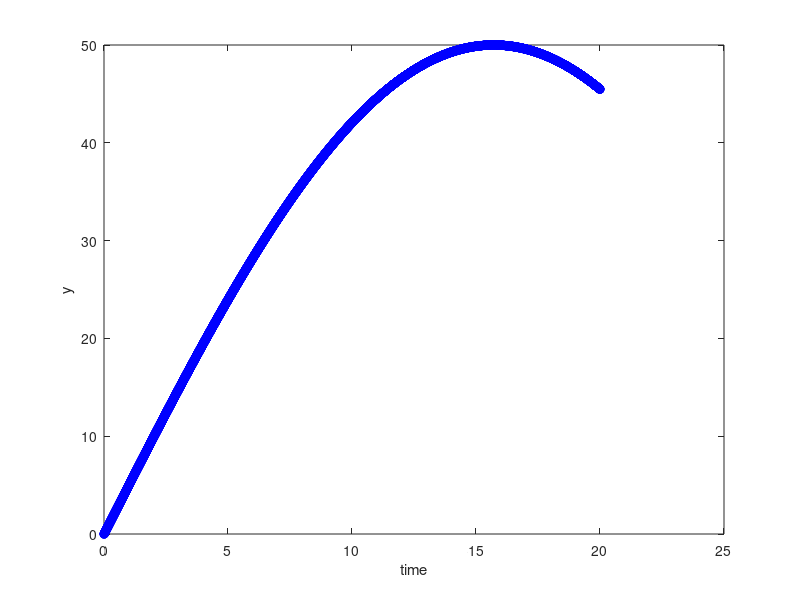

MATLAB code for this plot:
function stiff_euler

% Parameters
lambda=-200;
amp=10000;
omega=0.1;
y0=0;
tmax=20;
dt=.0025;
%dt=0.012
method=1;

% pre-allocate memory
numsteps=ceil(tmax/dt);
time=NaN(numsteps+1,1);
y=NaN(numsteps+1,1);

% initial condition
y(1)=y0;
time(1)=0;

% integration loop
for k=1:numsteps
    
    if (method==1)
        % Forward Euler
        y(k+1)=y(k)+dt*(lambda*y(k)+amp*sin(omega*time(k)));
    else
        % Backward Euler for this linear equation to be inserted here
    end
    time(k+1)=time(k)+dt;
    
end
fprintf(' Final time reached = %g \n',time(end))

figure(1);
plot(time(1:numsteps+1),y(1:numsteps+1),'-bo');
xlabel('time')
ylabel('y')

% output to file
fid=fopen('output.dat','w');
% to print two columns corresponding to time and y make an array with two rows consisting of time and y, respectively
% time and y are defined as columns in the pre-allocation statement.
% Therefore you need to transpose them using the apostrophe '
fprintf(fid,' %g %g \n',[time';y']);
fclose(fid);

end

